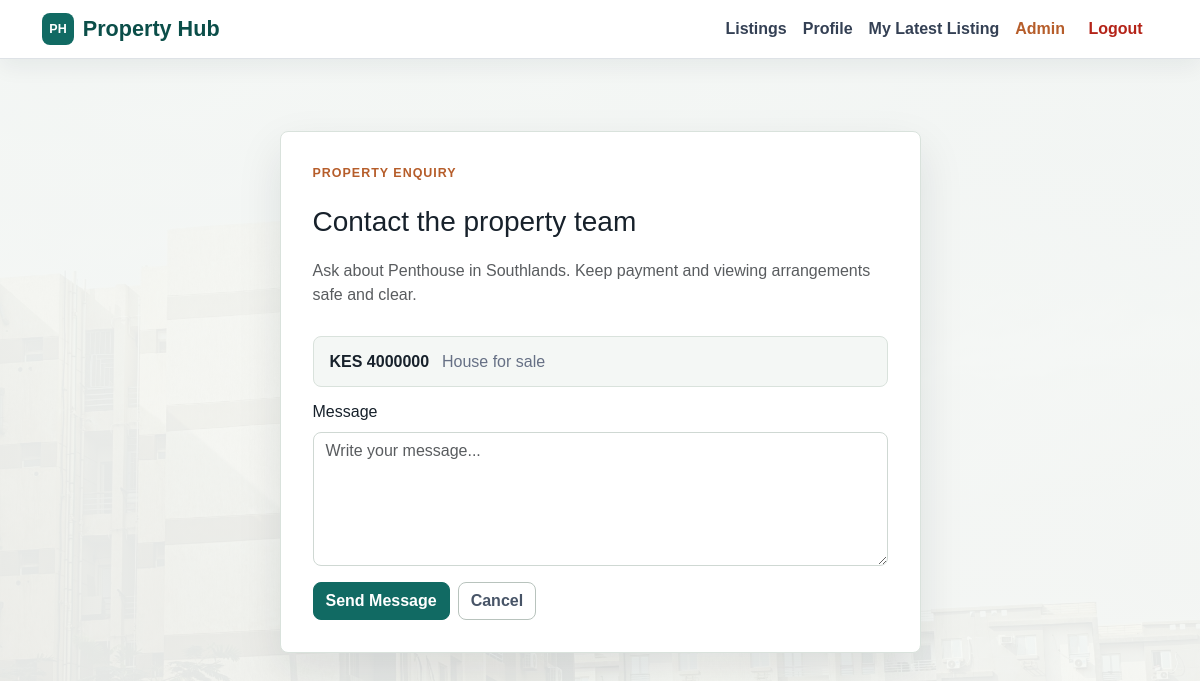
Page /listings/property/8/send-message/ (signed in) on the committed database.
### listings/models.py (models this page shows, shortened)
class Property(models.Model):
    PROPERTY_TYPES = [
        ('house', 'House'),
        ('apartment', 'Apartment'),
        ('land', 'Land'),
        ('commercial', 'Commercial'),
        ('rental', 'Rental'),
    ]
    LISTING_TYPES = [
        ('sale', 'For Sale'),
        ('rent', 'For Rent'),
    ]
    STATUS_CHOICES = [
        ('available', 'Available'),
        ('sold', 'Sold'),
        ('rented', 'Rented'),
        ('pending', 'Pending'),
    ]
    title = models.CharField(max_length=200)
    description = models.TextField(blank=True, null=True)
    price = models.DecimalField(max_digits=12, decimal_places=2)
    address = models.CharField(max_length=255, blank=True, null=True)
    city = models.CharField(max_length=100, blank=True, null=True)
    state = models.CharField(max_length=100, blank=True, null=True)
    zip_code = models.CharField(max_length=20, blank=True, null=True)
    location = models.CharField(max_length=200)  # keep for quick search
    property_type = models.CharField(max_length=20, choices=PROPERTY_TYPES)
    listing_type = models.CharField(max_length=20, choices=LISTING_TYPES, default='sale')
    bedrooms = models.PositiveIntegerField(blank=True, null=True)
    bathrooms = models.PositiveIntegerField(blank=True, null=True)
    square_feet = models.PositiveIntegerField(blank=True, null=True)
    has_parking = models.BooleanField(default=False)
    has_pool = models.BooleanField(default=False)
    has_gym = models.BooleanField(default=False)
    has_garden = models.BooleanField(default=False)
    status = models.CharField(max_length=20, choices=STATUS_CHOICES, default='available')
    is_featured = models.BooleanField(default=False)
    owner = models.ForeignKey(
        settings.AUTH_USER_MODEL,
        on_delete=models.CASCADE,
        related_name="listings_properties"
    )
    image = models.ImageField(upload_to="property_images/", blank=True, null=True)
    listed_date = models.DateTimeField(auto_now_add=True)
    class Meta:
        ordering = ['-listed_date']
        verbose_name_plural = "Properties"

### listings/views.py (the view, shortened to what this page needs)
# urls.py: path("property/<int:pk>/send-message/", send_message, name="send_message"),
@login_required
def send_message(request, pk):
    property_obj = get_object_or_404(Property, pk=pk)
    return render(request, "listings/send_message.html", {"property": property_obj})

### accounts/models.py (called while the page is built)
    @property
    def is_seller(self):
        return self.role == self.Roles.SELLER

    @property
    def is_admin(self):
        return self.role == self.Roles.ADMIN or self.is_superuser

### listings/templates/listings/send_message.html (shortened to what this page needs)
{% extends "base.html" %}
{% block content %}
<div class="row justify-content-center py-5">
  <div class="col-lg-7">
    <div class="app-card contact-card">
      <p class="eyebrow">Property enquiry</p>
      <h1 class="h3">Contact the property team</h1>
      <p class="text-muted">Ask about {{ property.title }} in {{ property.location }}. Keep payment and viewing arrangements safe and clear.</p>
      <div class="contact-summary">
        <strong>KES {{ property.price|floatformat:0 }}</strong>
        <span>{{ property.get_property_type_display }} {{ property.get_listing_type_display|lower }}</span>
      </div>
      <form method="post">
        <label for="message" class="form-label">Message</label>
        <textarea id="message" name="message" rows="5" class="form-control" placeholder="Write your message..." required></textarea>
        <div class="d-flex gap-2 mt-3">
          <button type="submit" class="btn btn-primary">Send Message</button>
          <a href="{% url 'property_detail' property.pk %}" class="btn btn-outline-secondary">Cancel</a>
        </div>
      </form>
    </div>
  </div>
</div>
{% endblock %}

### static/css/style.css (style rules this page uses)
:root { --ph-ink: #17212b; --ph-muted: #667085; --ph-soft: #f4f7f5; --ph-surface: #ffffff; --ph-border: #d9e2dc; --ph-primary: #116a63; --ph-primary-dark: #0b4e49; --ph-accent: #b65d2a; --ph-danger: #b42318; --ph-shadow: 0 18px 45px rgba(23, 33, 43, 0.1); }
* { box-sizing: border-box; }
body { min-height: 100vh; color: var(--ph-ink); font-family: Arial, Helvetica, sans-serif; background: linear-gradient(180deg, rgba(244, 247, 245, 0.96), rgba(247, 249, 247, 0.92)), url("../images/pexels-mahmoud-zakariya-2154822140-34975232 (2).jpg") center top / cover fixed; }
a { color: var(--ph-primary); }
.btn { border-radius: 8px; font-weight: 700; letter-spacing: 0; transition: background-color .18s ease, border-color .18s ease, color .18s ease, box-shadow .18s ease, transform .18s ease; }
.btn-primary { background: var(--ph-primary); border-color: var(--ph-primary); }
.btn-outline-secondary { color: #475467; border-color: #b8c3bd; }
.app-card, .property-card { background: var(--ph-surface); border: 1px solid var(--ph-border); border-radius: 8px; box-shadow: var(--ph-shadow); }
.app-card { padding: 2rem; }
.eyebrow { margin-bottom: .55rem; color: var(--ph-accent); font-size: .78rem; font-weight: 800; letter-spacing: .08em; text-transform: uppercase; }
.form-control, .form-select { border-color: #cfd8d3; border-radius: 8px; }
.contact-card { display: grid; gap: .8rem; }
.contact-summary { display: flex; flex-wrap: wrap; gap: .5rem .8rem; align-items: center; padding: .8rem 1rem; background: var(--ph-soft); border: 1px solid var(--ph-border); border-radius: 8px; }
.contact-summary span { color: var(--ph-muted); }

### rows in the picture
Property: title "Penthouse", location "Southlands", price "4000000", property_type "House", listing_type "for sale"
